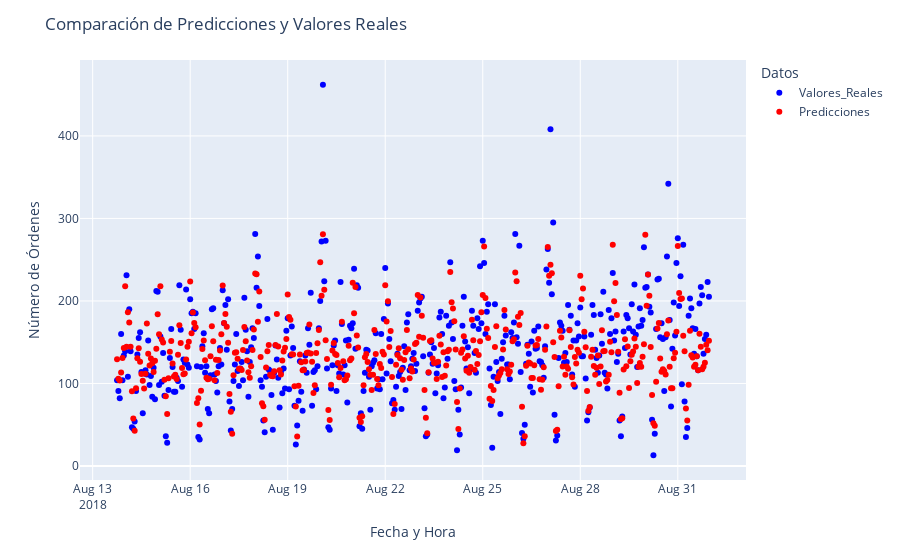

The notebook cell saved with this chart:
### Code cell
# Crear dataframe para plotly express
df_plot = pd.DataFrame({
    'Fecha': y_test.index,
    'Valores_Reales': y_test.values,
    'Predicciones': predictions
})

# Crear gráfico interactivo con Plotly Express
fig = px.scatter(df_plot, 
                 x='Fecha', 
                 y=['Valores_Reales', 'Predicciones'], 
                 labels={'Fecha': 'Fecha y Hora', 'value': 'Número de Órdenes'},
                 color_discrete_sequence=['blue', 'red'])

fig.update_layout(title='Comparación de Predicciones y Valores Reales',
                  xaxis_title='Fecha y Hora',
                  yaxis_title='Número de Órdenes',
                  legend_title='Datos',
                  hovermode='x unified')

fig.show()

from scipy.stats import pearsonr

# Calcular correlación de Pearson entre predicciones y valores reales
correlation, _ = pearsonr(predictions, y_test)
print(f"Correlación de Pearson: {correlation}")

### Figure 1 — Plotly figure (JSON) as saved in the notebook; plotly's stock layout.template omitted (floating-point values rounded to 4 significant figures; data arrays with more than 128 entries replaced by an {"elided": "..."} marker saying what was removed)
{"data": [{"hovertemplate": "variable=Valores_Reales<br>Fecha y Hora=%{x}<br>Número de Órdenes=%{y}<extra></extra>", "legendgroup": "Valores_Reales", "marker": {"color": "blue", "symbol": "circle"}, "mode": "markers", "name": "Valores_Reales", "orientation": "v", "showlegend": true, "type": "scatter", "x": {"elided": "438 str values"}, "xaxis": "x", "y": {"elided": "438 int values"}, "yaxis": "y"}, {"hovertemplate": "variable=Predicciones<br>Fecha y Hora=%{x}<br>Número de Órdenes=%{y}<extra></extra>", "legendgroup": "Predicciones", "marker": {"color": "red", "symbol": "circle"}, "mode": "markers", "name": "Predicciones", "orientation": "v", "showlegend": true, "type": "scatter", "x": {"elided": "438 str values"}, "xaxis": "x", "y": {"elided": "438 float values"}, "yaxis": "y"}], "layout": {"hovermode": "x unified", "legend": {"title": {"text": "Datos"}, "tracegroupgap": 0}, "margin": {"t": 60}, "title": {"text": "Comparación de Predicciones y Valores Reales"}, "xaxis": {"anchor": "y", "domain": [0, 1], "title": {"text": "Fecha y Hora"}}, "yaxis": {"anchor": "x", "domain": [0, 1], "title": {"text": "Número de Órdenes"}}}}
